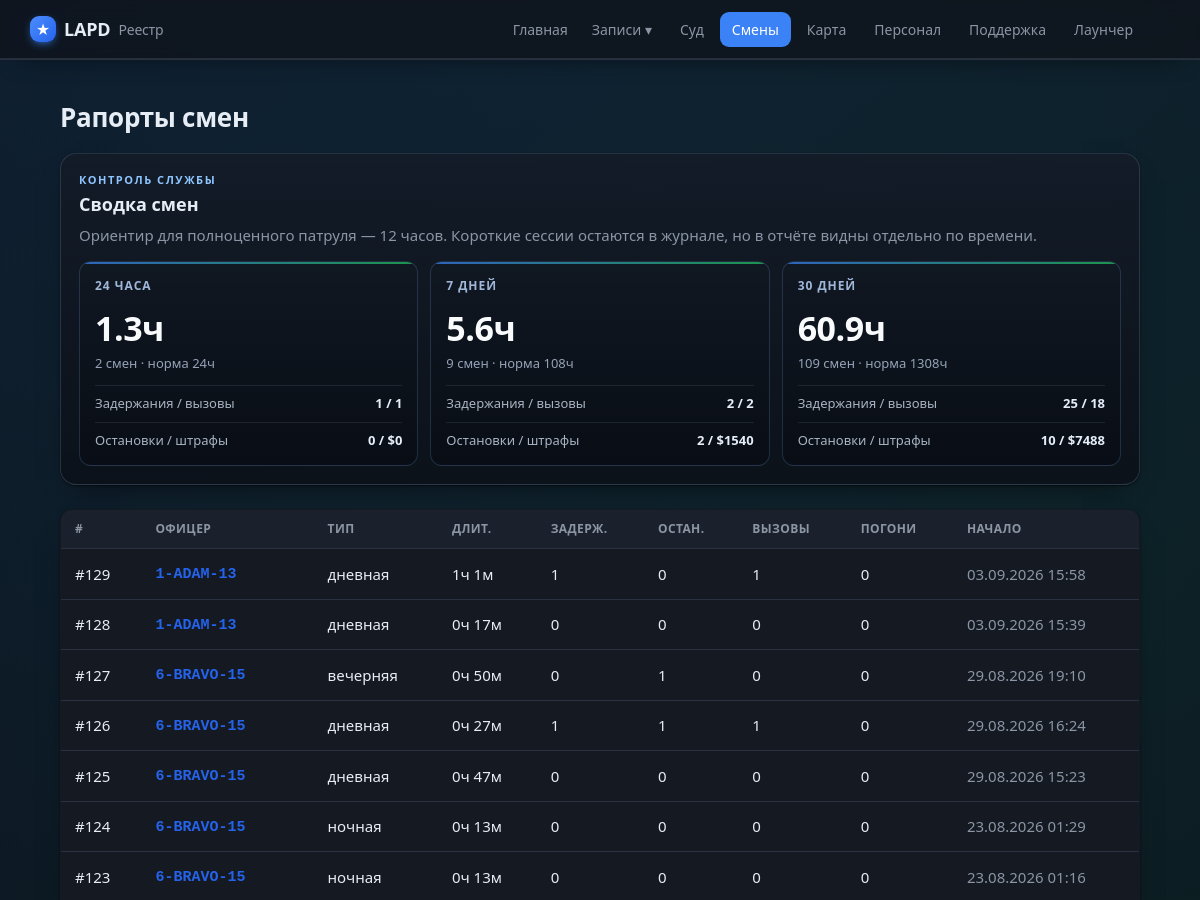
Page /shifts (upper part) on the earlier database version.
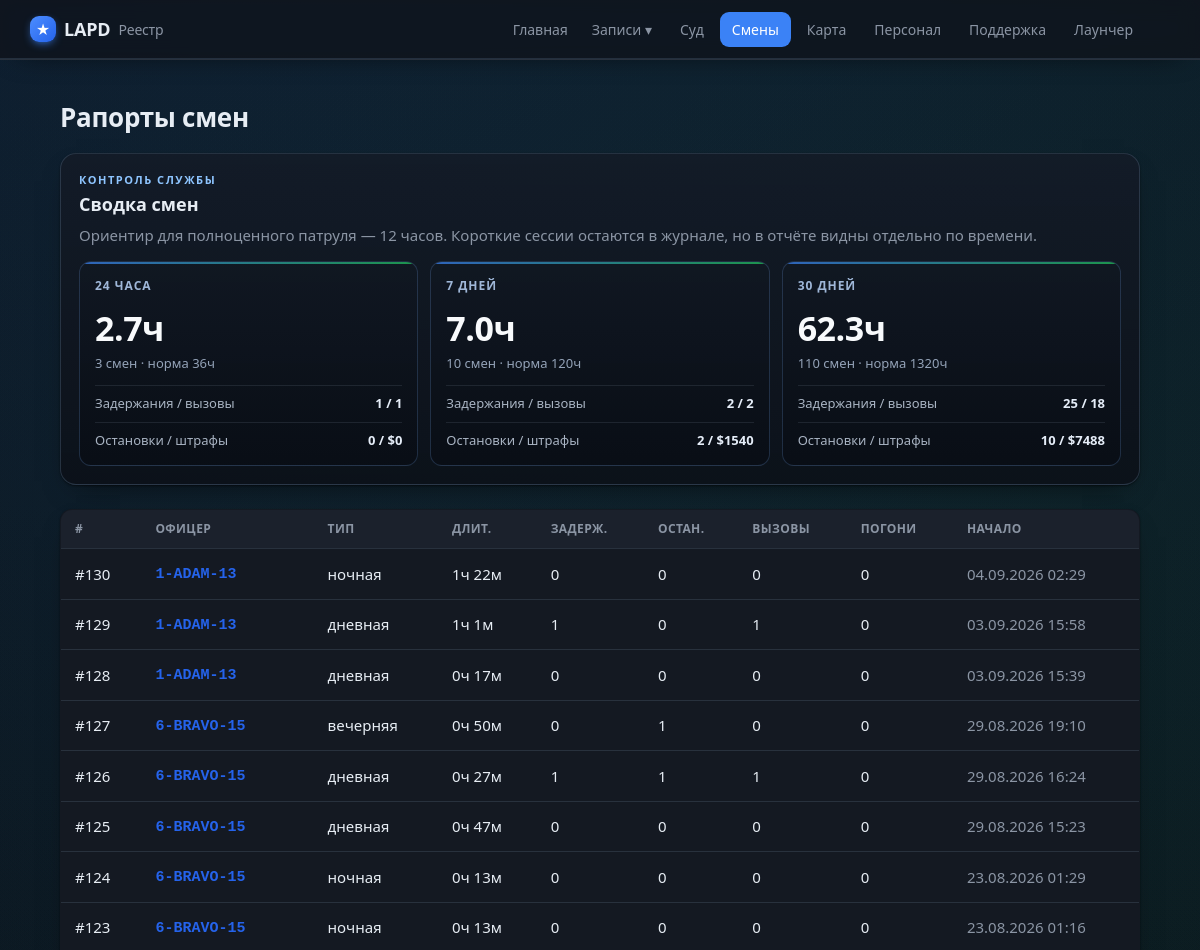
Same page on the later database version.
### tables this page shows
CREATE TABLE shifts (
                id INTEGER PRIMARY KEY AUTOINCREMENT,
                officer_id INTEGER NOT NULL,
                shift_type TEXT,
                started_at TEXT NOT NULL,
                ended_at TEXT,
                duration_min INTEGER DEFAULT 0,
                arrests INTEGER DEFAULT 0,
                traffic_stops INTEGER DEFAULT 0,
                pursuits INTEGER DEFAULT 0,
                pit INTEGER DEFAULT 0,
                callouts INTEGER DEFAULT 0,
                fines_total INTEGER DEFAULT 0,
                is_test INTEGER DEFAULT 0, source_ext TEXT,
                FOREIGN KEY (officer_id) REFERENCES officers(id)
            );

CREATE TABLE officers (
                id INTEGER PRIMARY KEY AUTOINCREMENT,
                callsign TEXT UNIQUE NOT NULL,
                name TEXT
            , current_status TEXT, status_since TEXT, rank TEXT, department TEXT, discord TEXT, is_admin INTEGER);

### app/main.py (the view)
@app.route("/shifts")
def shifts():
    return render_template("shifts.html", shifts=db.list_shifts(200),
                           periods=db.shift_periods())

### app/db.py (called while the page is built)
def fmt_dt(iso):
    try:
        dt = datetime.datetime.fromisoformat(iso)
        return dt.strftime("%d.%m.%Y %H:%M")
    except Exception:
        return iso or "—"

@contextmanager
def get_conn():
    conn = sqlite3.connect(config.DB_PATH)
    conn.row_factory = sqlite3.Row
    try:
        yield conn
        conn.commit()
    finally:
        conn.close()

def _row_to_shift(r):
    d = dict(r)
    d["is_test"] = bool(r["is_test"]) if "is_test" in r.keys() else False
    d["type_ru"] = SHIFT_TYPE_RU.get(r["shift_type"], r["shift_type"] or "—")
    dm = r["duration_min"] or 0
    d["duration_h"] = f"{dm // 60}ч {dm % 60}м"
    d["started_fmt"] = fmt_dt(r["started_at"])
    return d

def list_shifts(limit=100, officer_id=None):
    q = """SELECT shifts.*, officers.callsign, officers.name AS officer_name
           FROM shifts JOIN officers ON officers.id = shifts.officer_id"""
    params = []
    if officer_id:
        q += " WHERE shifts.officer_id=?"; params.append(officer_id)
    q += " ORDER BY shifts.id DESC LIMIT ?"; params.append(limit)
    with get_conn() as c:
        return [_row_to_shift(r) for r in c.execute(q, params).fetchall()]

### app/main.py (called while the page is built)
@app.context_processor
def inject_globals():
    return {"community": config.COMMUNITY_NAME, "STATUS_RU": db.STATUS_RU,
            "staff_label": db.staff_label,
            "static_export": os.environ.get("STATIC_EXPORT") == "1",
            "build_id": time.strftime("%Y%m%d")}

### app/templates/shifts.html (shortened to what this page needs)
{% extends "base.html" %}
{% block content %}
<div class="case-head">
  <h1>Рапорты смен</h1>
</div>
<section class="period-panel">
  <div class="section-kicker">Контроль службы</div>
  <h2>Сводка смен</h2>
  <p class="muted">Ориентир для полноценного патруля — 12 часов. Короткие сессии остаются в журнале, но в отчёте видны отдельно по времени.</p>
  <div class="period-grid">
    {% for p in periods %}
      <article class="period-card">
        <div class="period-title">{{ p.label }}</div>
        <div class="period-main">{{ p.hours }}ч</div>
        <div class="period-sub">{{ p.count }} смен · норма {{ (p.count * 12) }}ч</div>
        <div class="period-line">
          <span>Задержания / вызовы</span>
          <b>{{ p.arrests }} / {{ p.callouts }}</b>
        </div>
        <div class="period-line">
          <span>Остановки / штрафы</span>
          <b>{{ p.traffic_stops }} / ${{ p.fines_total }}</b>
        </div>
      </article>
    {% endfor %}
  </div>
</section>
{% if shifts %}
<table class="tbl">
  <thead><tr><th>#</th><th>Офицер</th><th>Тип</th><th>Длит.</th><th>Задерж.</th><th>Остан.</th><th>Вызовы</th><th>Погони</th><th>Начало</th></tr></thead>
  <tbody>
  {% for s in shifts %}
    <tr onclick="location='{{ url_for('shift_view', sid=s.id) }}'">
      <td><a class="row-link" href="{{ url_for('shift_view', sid=s.id) }}" onclick="event.stopPropagation()">#{{ s.id }}</a></td>
      <td>{% if s.callsign %}<a class="cs" href="{{ url_for('officer_view', callsign=s.callsign) }}" onclick="event.stopPropagation()">{{ s.callsign }}</a>{% else %}—{% endif %}
        {% if s.is_test %}<span class="tag test">ТЕСТ</span>{% endif %}</td>
      <td>{{ s.type_ru }}</td>
      <td>{{ s.duration_h }}</td>
      <td>{{ s.arrests }}</td>
      <td>{{ s.traffic_stops }}</td>
      <td>{{ s.callouts }}</td>
      <td>{{ s.pursuits }}</td>
      <td class="muted">{{ s.started_fmt }}</td>
    </tr>
  {% endfor %}
  </tbody>
</table>
{% else %}
  <p class="empty">Смен пока нет<span class="empty-sub">После закрытия игры агент отправит первый рапорт автоматически.</span></p>
{% endif %}
{% endblock %}

### app/templates/base.html (shortened to what this page needs)
<!doctype html>
<html lang="ru">
<head>
  <link rel="stylesheet" href="{{ url_for('static', filename='style.css') }}">
</head>
<body>
  <header class="topbar">
    <div class="wrap">
      <a class="brand" href="{{ url_for('index') }}">
        <span class="badge">★</span> {{ community }} <span class="sub">Реестр</span>
      </a>
      <nav>
        <a class="{% if request.endpoint == 'index' %}active{% endif %}" href="{{ url_for('index') }}">Главная</a>
        <div class="nav-drop">
          <span class="nav-drop-t">Записи ▾</span>
        </div>
        <a class="{% if request.endpoint == 'court' %}active{% endif %}" href="{{ url_for('court') }}">Суд</a>
        <a class="{% if request.endpoint == 'shifts' %}active{% endif %}" href="{{ url_for('shifts') }}">Смены</a>
        <a class="{% if request.endpoint == 'game_map' %}active{% endif %}" href="{{ url_for('game_map') }}">Карта</a>
        <a class="{% if request.endpoint == 'staff' %}active{% endif %}" href="{{ url_for('staff') }}">Персонал</a>
        <a class="{% if request.endpoint == 'support' %}active{% endif %}" href="{{ url_for('support') }}">Поддержка</a>
        <a class="{% if request.endpoint in ['launcher_page','register'] %}active{% endif %}" href="{{ url_for('launcher_page') }}">Лаунчер</a>
      </nav>
    </div>
  </header>
  <main class="wrap">
    {% block content %}{% endblock %}
  </main>
</body>
</html>

Differences in the rows shown:
added shifts: id "130", callsign "1-ADAM-13", type_ru "ночная", duration_h "1ч 22м", arrests "0", traffic_stops "0", callouts "0", pursuits "0", started_fmt "04.09.2026 02:29"
Other differences:
new list line: "24 ЧАСА 2.7 ч 3 смен · норма 36 ч Задержания / вызовы 1 / 1 Остановки / штрафы 0 / $ 0"
new list line: "7 ДНЕЙ 7.0 ч 10 смен · норма 120 ч Задержания / вызовы 2 / 2 Остановки / штрафы 2 / $ 1540"
new list line: "30 ДНЕЙ 62.3 ч 110 смен · норма 1320 ч Задержания / вызовы 25 / 18 Остановки / штрафы 10 / $ 7488"
list line gone: "24 ЧАСА 1.3 ч 2 смен · норма 24 ч Задержания / вызовы 1 / 1 Остановки / штрафы 0 / $ 0"
list line gone: "7 ДНЕЙ 5.6 ч 9 смен · норма 108 ч Задержания / вызовы 2 / 2 Остановки / штрафы 2 / $ 1540"
list line gone: "30 ДНЕЙ 60.9 ч 109 смен · норма 1308 ч Задержания / вызовы 25 / 18 Остановки / штрафы 10 / $ 7488"
